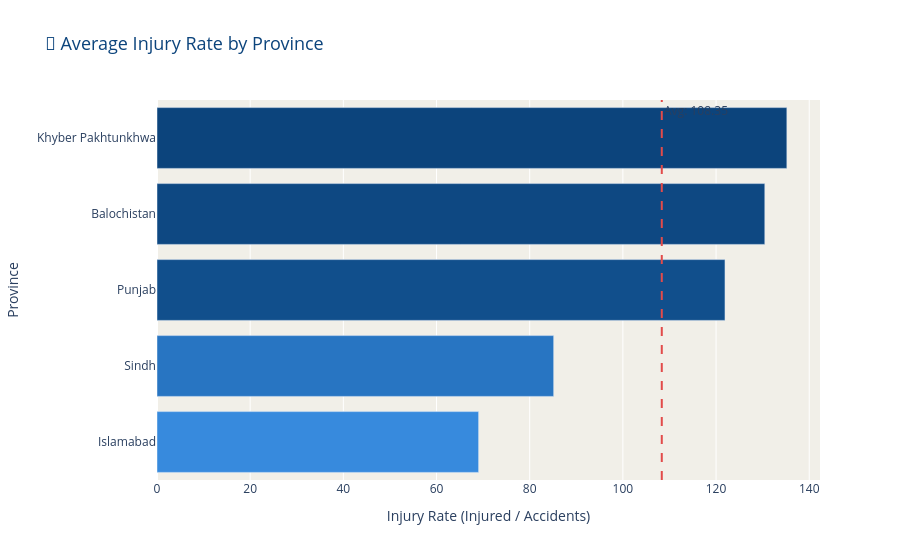

Notebook cell for this chart:
### Code cell
# Chart 11 — Average Injury Rate by Province
df_injury = df_provinces.groupby('Province')['Injury_Rate'].mean().reset_index()
df_injury = df_injury.sort_values('Injury_Rate', ascending=True)

fig = px.bar(
    df_injury,
    x='Injury_Rate',
    y='Province',
    orientation='h',
    title='🏥 Average Injury Rate by Province',
    color='Injury_Rate',
    color_continuous_scale=[[0, SKY], [0.5, BLUE], [1, NAVY]],
)

fig.update_layout(
    plot_bgcolor=OFF_WHITE,
    paper_bgcolor='white',
    title_font=dict(size=18, color=NAVY),
    xaxis_title='Injury Rate (Injured / Accidents)',
    yaxis_title='Province',
    coloraxis_showscale=False,
    hovermode='y unified'
)

# Add average line
avg_inj = df_injury['Injury_Rate'].mean()
fig.add_vline(x=avg_inj, line_dash='dash', line_color=RED,
              annotation_text=f'Avg: {avg_inj:.2f}',
              annotation_position='top right')

fig.show()
print("✅ Chart 11 done")

### Figure 1 — Plotly figure (JSON) as saved in the notebook; plotly's stock layout.template omitted (floating-point values rounded to 4 significant figures)
{"data": [{"hovertemplate": "Injury_Rate=%{marker.color}<br>Province=%{y}<extra></extra>", "legendgroup": "", "marker": {"color": [69.04, 85.15, 121.9, 130.5, 135.2], "coloraxis": "coloraxis", "pattern": {"shape": ""}}, "name": "", "orientation": "h", "showlegend": false, "textposition": "auto", "type": "bar", "x": [69.04, 85.15, 121.9, 130.5, 135.2], "xaxis": "x", "y": ["Islamabad", "Sindh", "Punjab", "Balochistan", "Khyber Pakhtunkhwa"], "yaxis": "y"}], "layout": {"annotations": [{"showarrow": false, "text": "Avg: 108.35", "x": 108.4, "xanchor": "left", "xref": "x", "y": 1, "yanchor": "top", "yref": "y domain"}], "barmode": "relative", "coloraxis": {"colorbar": {"title": {"text": "Injury_Rate"}}, "colorscale": [[0, "#378ADD"], [0.5, "#185FA5"], [1, "#0C447C"]], "showscale": false}, "hovermode": "y unified", "legend": {"tracegroupgap": 0}, "paper_bgcolor": "white", "plot_bgcolor": "#F1EFE8", "shapes": [{"line": {"color": "#E24B4A", "dash": "dash"}, "type": "line", "x0": 108.4, "x1": 108.4, "xref": "x", "y0": 0, "y1": 1, "yref": "y domain"}], "title": {"font": {"color": "#0C447C", "size": 18}, "text": "🏥 Average Injury Rate by Province"}, "xaxis": {"anchor": "y", "domain": [0, 1], "title": {"text": "Injury Rate (Injured / Accidents)"}}, "yaxis": {"anchor": "x", "domain": [0, 1], "title": {"text": "Province"}}}}
